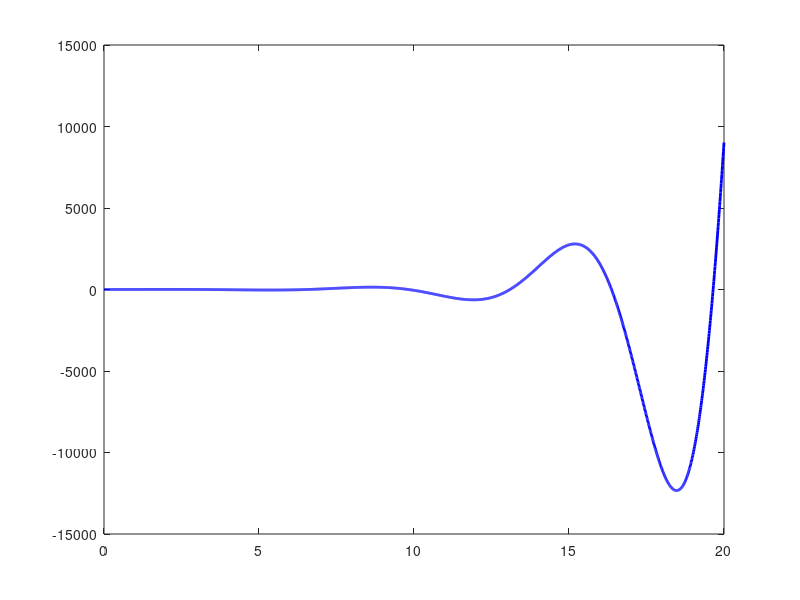

The MATLAB source for this figure:
clear;clc;

A = [0 1 0 0;
     0 0 1 0;
     0 0 0 1;
     -7 -1 -2 -5]; % Matrix A

dt = 0.01; T = 20; % Simulation time

x0 = [1 2 3 4]; % Initial conditions

[t,x] = ode45(@(t,x) A*x, 0:dt:T, x0); % Solve ODE at different timesteps
plot(t,x(:,1),'b','LineWidth',2); % Plot position
axis([0 T -15000 15000]); % Divergent curve